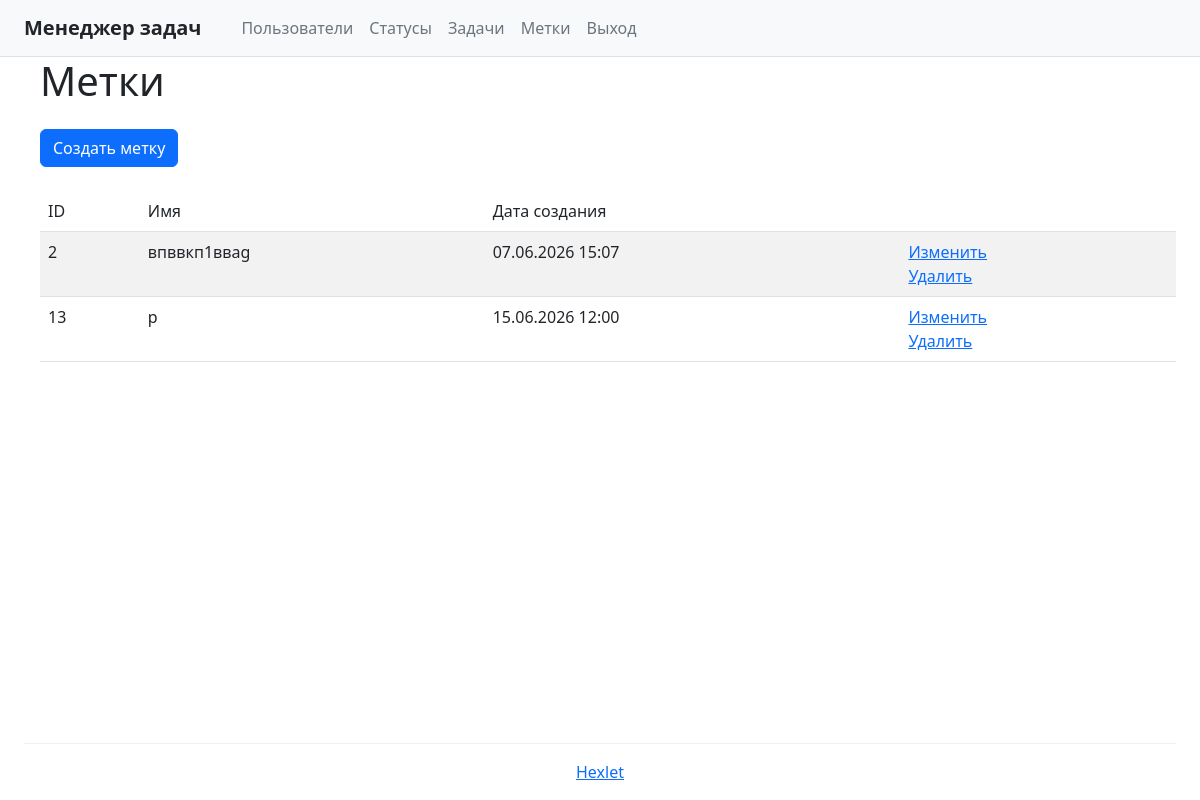
/labels/ (signed in), run on an earlier commit of the app's database.
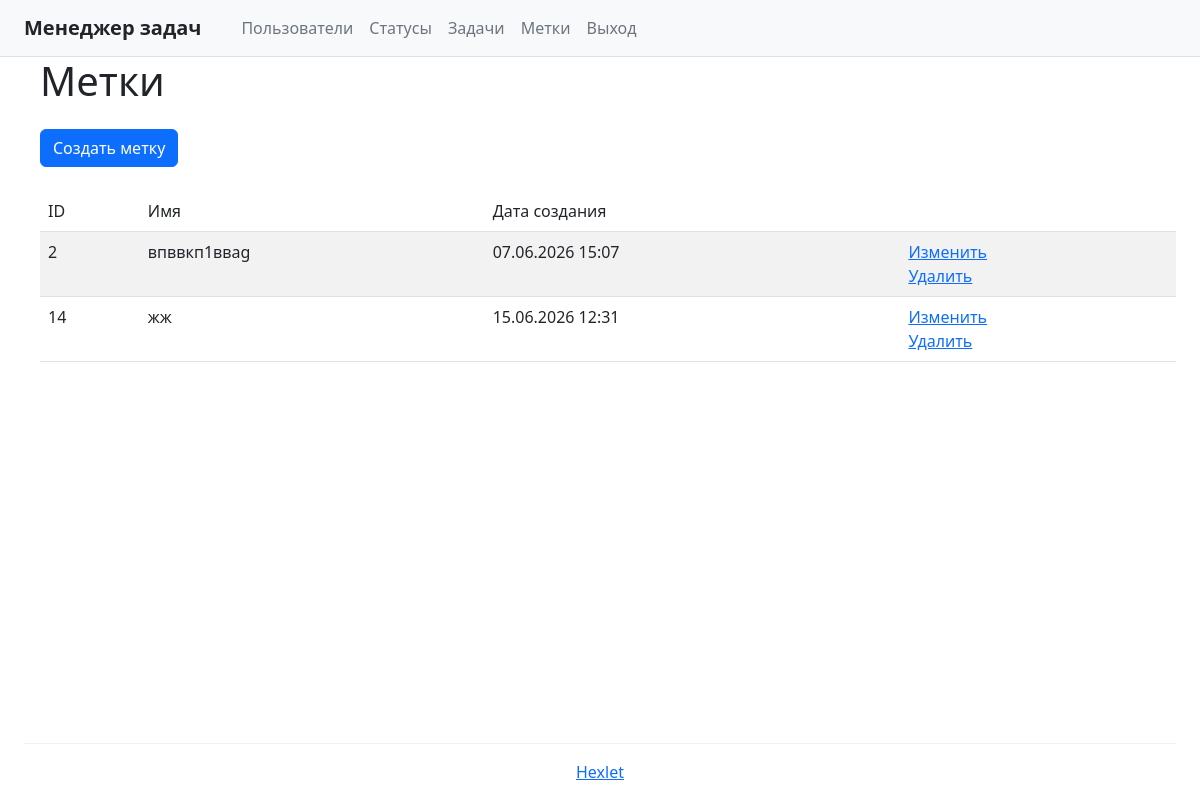
And on a later commit of the database.
### task_manager/models.py (models this page shows, shortened)
class Label(models.Model):
    name = models.CharField(max_length=100, unique=True, verbose_name='Имя')
    created_at = models.DateTimeField(auto_now_add=True, verbose_name='Дата создания')
    class Meta:
        verbose_name = 'Метка'
        verbose_name_plural = 'Метки'
        ordering = ['id']

### task_manager/views.py (the view)
# urls.py: path('labels/', LabelListView.as_view(), name='labels'),
class LabelListView(LoginRequiredMixin, ListView):
    model = Label
    template_name = 'labels.html'
    context_object_name = 'labels'

### templates/labels.html
{% extends 'base.html' %}
{% block content %}
<div class="ms-3">
    <h1 class="fw-normal mb-4">Метки</h1>
    <a href="{% url 'label_create' %}" class="btn btn-primary mb-4">Создать метку</a>
    <table class="table table-striped">
        <thead>
            <tr>
                <th class="fw-normal">ID</th>
                <th class="fw-normal">Имя</th>
                <th class="fw-normal">Дата создания</th>
                <th class="fw-normal"></th>
            </tr>
        </thead>
        <tbody>
            {% for label in labels %}
            <tr>
                <td>{{ label.id }}</td>
                <td>{{ label.name }}</td>
                <td>{{ label.created_at|date:"d.m.Y H:i" }}</td>
                <td>
                    <div class="d-flex flex-column">
                        <a href="{% url 'label_update' label.pk %}" class="text-primary text-decoration-underline">Изменить</a>
                        <a href="{% url 'label_delete' label.pk %}" class="text-primary text-decoration-underline">Удалить</a>
                    </div>
                </td>
            </tr>
            {% empty %}
            <tr>
                <td colspan="4" class="text-center">Нет меток</td>
            </tr>
            {% endfor %}
        </tbody>
    </table>
</div>
{% endblock %}

### templates/base.html (shortened to what this page needs)
<!DOCTYPE html>
<html lang="ru">
<head>
    <link href="https://cdn.jsdelivr.net/npm/bootstrap@5.3.0/dist/css/bootstrap.min.css" rel="stylesheet">
</head>
<body class="bg-white d-flex flex-column min-vh-100">
    <nav class="navbar navbar-expand-lg navbar-light bg-light border-bottom">
        <div class="container-fluid px-4">
            <div class="d-flex align-items-center gap-4">
                <a class="navbar-brand fw-semibold text-dark p-0" href="{% url 'home' %}">Менеджер задач</a>
                <ul class="navbar-nav flex-row gap-3">
                    <li class="nav-item">
                        <a class="nav-link text-secondary px-0" href="{% url 'users' %}">Пользователи</a>
                    </li>
                    <li class="nav-item">
                        <a class="nav-link text-secondary px-0" href="{% url 'statuses' %}">Статусы</a>
                    </li>
                    <li class="nav-item">
                        <a class="nav-link text-secondary px-0" href="{% url 'tasks' %}">Задачи</a>
                    </li>
                    <li class="nav-item">
                        <a class="nav-link text-secondary px-0" href="{% url 'labels' %}">Метки</a>
                    </li>
                    {% if user.is_authenticated %}
                    <li class="nav-item">
                        <form method="post" action="{% url 'logout' %}">
                            <button type="submit" class="btn btn-link nav-link text-secondary px-0">Выход</button>
                        </form>
                    </li>
                    {% endif %}
                </ul>
            </div>
        </div>
    </nav>
    <main class="px-4 flex-grow-1">
        {% block content %}
        {% endblock %}
    </main>
    <footer class="mt-auto pt-4">
        <div class="container-fluid px-4">
            <hr class="border-secondary-subtle m-0">
            <div class="py-3 text-center">
                <a href="https://ru.hexlet.io/my" class="text-primary">Hexlet</a>
            </div>
        </div>
    </footer>
</body>
</html>

What changed in the data, as far as the page shows it:
removed Label: id "13", name "р", created_at "15.06.2026 12:00"
added Label: id "14", name "жж", created_at "15.06.2026 12:31"
